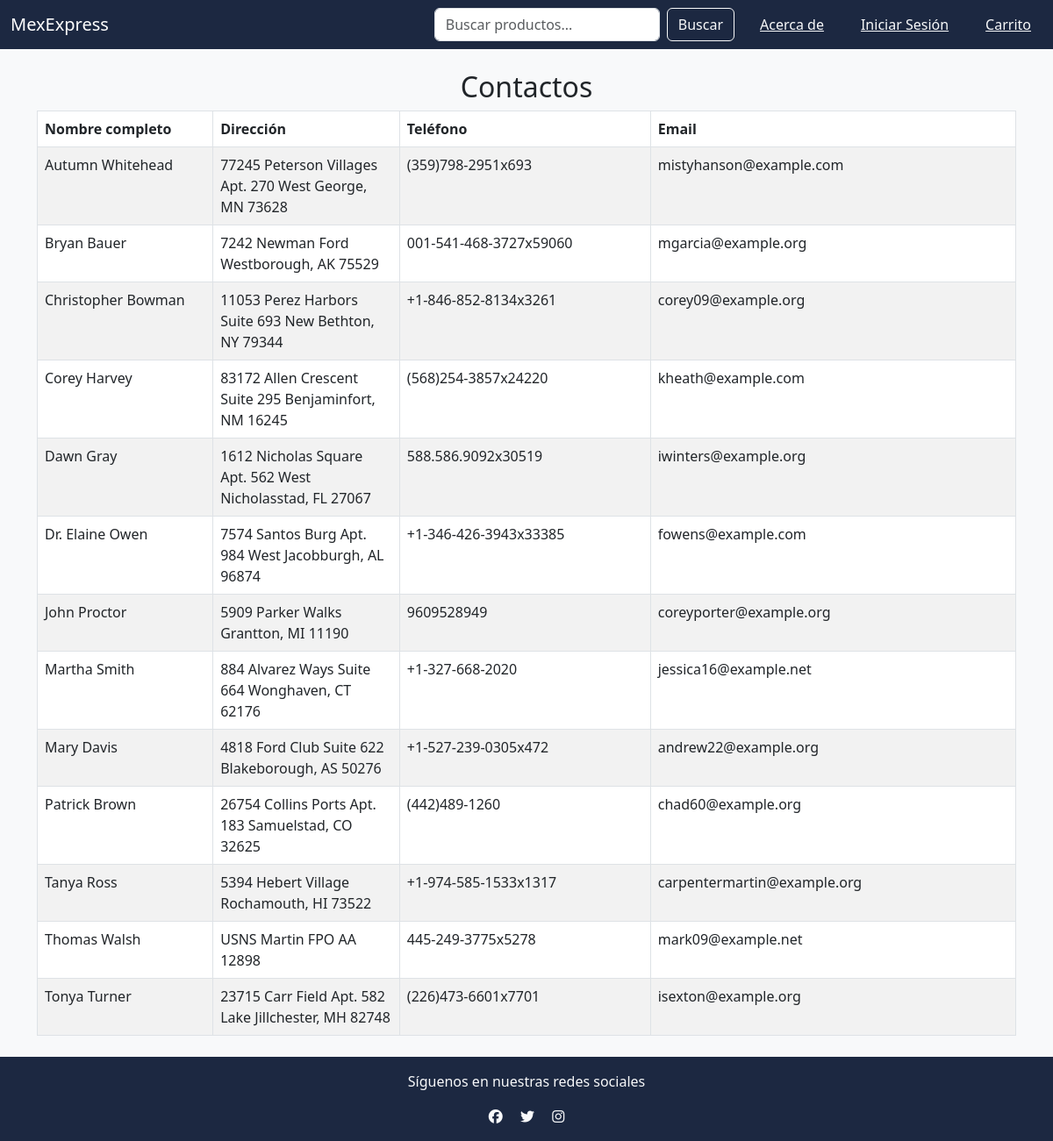
Page /shopapp/about/ on the committed database.
### shopApp/models.py (models this page shows, shortened)
class Contact(models.Model):
    contact_full_name = models.CharField(max_length=100, unique=True)
    contact_address = models.CharField(max_length=150)
    contact_phone = models.CharField(max_length=20)
    contact_email = models.EmailField(max_length=30)
    contact_is_active = models.BooleanField()

### shopApp/views.py (the view)
# urls.py: path('about/', about, name='about'),
def about(request):
    contact_list = Contact.objects.filter(contact_is_active=True).order_by("contact_full_name")
    return render(request, 'shopApp/about.html', context={'contacts' : contact_list})

### templates/shopApp/about.html
{% extends 'shopApp/base.html' %}
{% block content %}
<div class="container my-4">
    <h2 class="text-center">Contactos</h2>
    <table class="table table-striped table-bordered">
        <thead class="">
            <tr>
                <th>Nombre completo</th>
                <th>Dirección</th>
                <th>Teléfono</th>
                <th>Email</th>
            </tr>
        </thead>
        <tbody>
            {% for contact in contacts %}
            <tr>
                <td>{{ contact.contact_full_name }}</td>
                <td>{{ contact.contact_address }}</td>
                <td>{{ contact.contact_phone }}</td>
                <td>{{ contact.contact_email }}</td>
            </tr>
            {% endfor %}
        </tbody>
    </table>
</div>
{% endblock %}

### templates/shopApp/base.html (shortened to what this page needs)
<!DOCTYPE html>
{% load static %}
<html lang="es">
<head>
    <link href="https://cdn.jsdelivr.net/npm/bootstrap@5.3.0/dist/css/bootstrap.min.css" rel="stylesheet">
    <link rel="stylesheet" href="{% static 'shopApp/css/styles.css' %}">
</head>
<body class="bg-light">
    <nav class="navbar navbar-expand-lg navbar-dark text-light">
        <div class="container-fluid">
            <a class="navbar-brand" href="#">MexExpress</a>
            <div class="collapse navbar-collapse" id="navbarNav">
                <form class="d-flex ms-auto">
                    <input class="form-control me-2" type="search" placeholder="Buscar productos...">
                    <button class="btn btn-outline-light text-light" type="submit">Buscar</button>
                </form>
                <ul class="navbar-nav mr-auto mt-2 mt-lg-0">
                    <a class="btn btn-link ms-3 text-light" href="{% url 'about' %}">Acerca de</a>
                        {% if user.is_authenticated %}
                            <a onclick="document.getElementById('logout-form').submit();" class="btn btn-link ms-3 text-light">Hola, {{ user.get_username }}!</a>
                        {% else %}
                            <a href="{% url 'login' %}" class="btn btn-link ms-3 text-light">Iniciar Sesión</a>
                        {% endif %}
                    <button class="btn btn-link ms-3 text-light">Carrito</button>
                </ul>
            </div>
        </div>
    </nav>
    <div>
        {% block content %}
        {% endblock %}
    </div>
    <footer class=" text-light text-center py-3">
        <p>Síguenos en nuestras redes sociales</p>
        <a href="#" class="text-light mx-2"><i class="fab fa-facebook"></i></a>
        <a href="#" class="text-light mx-2"><i class="fab fa-twitter"></i></a>
        <a href="#" class="text-light mx-2"><i class="fab fa-instagram"></i></a>
    </footer>
</body>
</html>

### static/shopApp/css/styles.css (style rules this page uses)
.navbar { background-color: rgb(28,40,65); }
footer { background-color: rgb(28,40,65); }
thead th { background-color: rgb(0,49,83); }
td { width: 120px; }

### rows in the picture
Contact: contact_full_name "Autumn Whitehead", contact_address "77245 Peterson Villages Apt. 270 West George, MN 73628", contact_phone "(359)798-2951x693", contact_email "mistyhanson@example.com"
Contact: contact_full_name "Bryan Bauer", contact_address "7242 Newman Ford Westborough, AK 75529", contact_phone "001-541-468-3727x59060", contact_email "mgarcia@example.org"
Contact: contact_full_name "Christopher Bowman", contact_address "11053 Perez Harbors Suite 693 New Bethton, NY 79344", contact_phone "+1-846-852-8134x3261", contact_email "corey09@example.org"
Contact: contact_full_name "Corey Harvey", contact_address "83172 Allen Crescent Suite 295 Benjaminfort, NM 16245", contact_phone "(568)254-3857x24220", contact_email "kheath@example.com"
Contact: contact_full_name "Dawn Gray", contact_address "1612 Nicholas Square Apt. 562 West Nicholasstad, FL 27067", contact_phone "588.586.9092x30519", contact_email "iwinters@example.org"
Contact: contact_full_name "Dr. Elaine Owen", contact_address "7574 Santos Burg Apt. 984 West Jacobburgh, AL 96874", contact_phone "+1-346-426-3943x33385", contact_email "fowens@example.com"
Contact: contact_full_name "John Proctor", contact_address "5909 Parker Walks Grantton, MI 11190", contact_phone "9609528949", contact_email "coreyporter@example.org"
Contact: contact_full_name "Martha Smith", contact_address "884 Alvarez Ways Suite 664 Wonghaven, CT 62176", contact_phone "+1-327-668-2020", contact_email "jessica16@example.net"
Contact: contact_full_name "Mary Davis", contact_address "4818 Ford Club Suite 622 Blakeborough, AS 50276", contact_phone "+1-527-239-0305x472", contact_email "andrew22@example.org"
Contact: contact_full_name "Patrick Brown", contact_address "26754 Collins Ports Apt. 183 Samuelstad, CO 32625", contact_phone "(442)489-1260", contact_email "chad60@example.org"
Contact: contact_full_name "Tanya Ross", contact_address "5394 Hebert Village Rochamouth, HI 73522", contact_phone "+1-974-585-1533x1317", contact_email "carpentermartin@example.org"
Contact: contact_full_name "Thomas Walsh", contact_address "USNS Martin FPO AA 12898", contact_phone "445-249-3775x5278", contact_email "mark09@example.net"
Contact: contact_full_name "Tonya Turner", contact_address "23715 Carr Field Apt. 582 Lake Jillchester, MH 82748", contact_phone "(226)473-6601x7701", contact_email "isexton@example.org"
